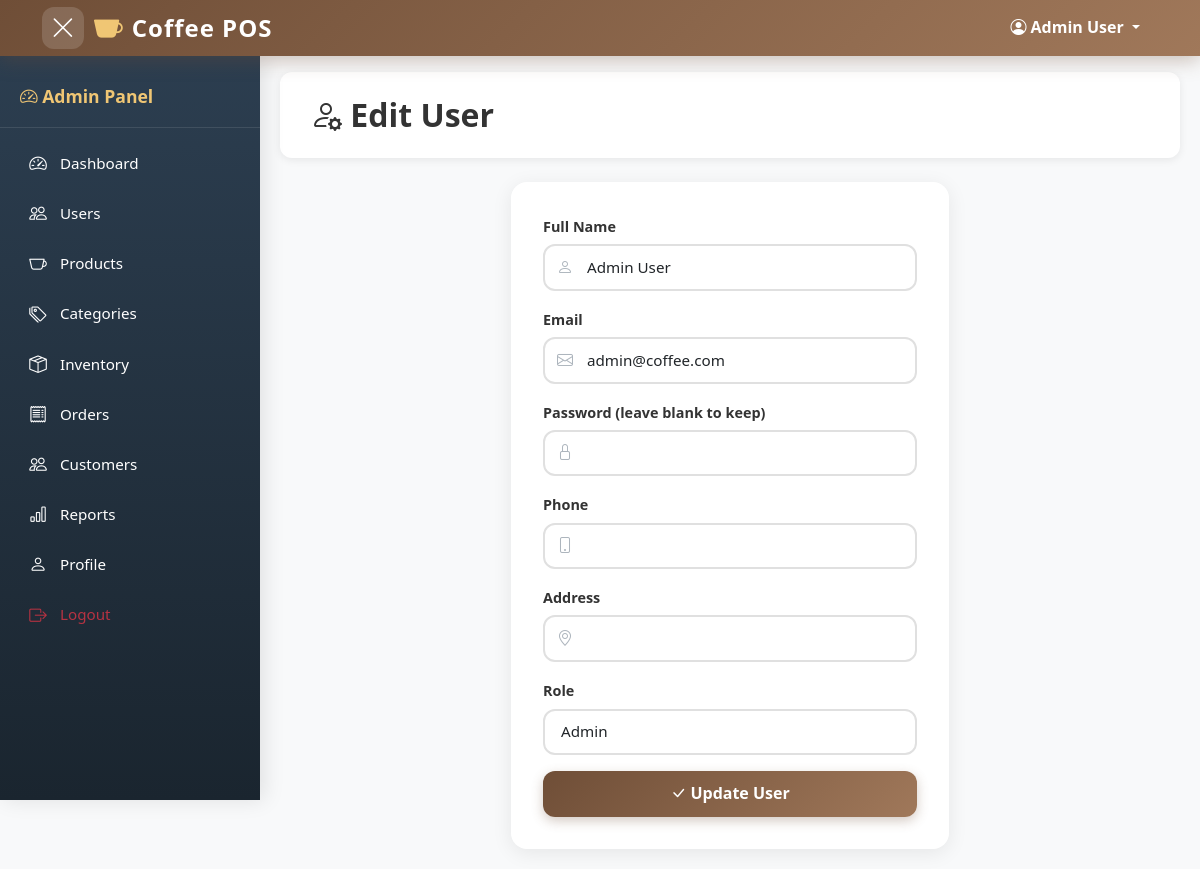
/admin/users/edit.php?id=1 (signed in), run on the app's committed database.
### tables this page shows
CREATE TABLE IF NOT EXISTS `users` (
  `id` INT(11) UNSIGNED NOT NULL AUTO_INCREMENT,
  `full_name` VARCHAR(100) NOT NULL,
  `email` VARCHAR(100) NOT NULL,
  `password` VARCHAR(255) NOT NULL,
  `role` ENUM('admin','staff','customer') NOT NULL DEFAULT 'customer',
  `is_active` TINYINT(1) NOT NULL DEFAULT 1,
  `created_at` TIMESTAMP NOT NULL DEFAULT CURRENT_TIMESTAMP,
  `updated_at` TIMESTAMP NOT NULL DEFAULT CURRENT_TIMESTAMP ON UPDATE CURRENT_TIMESTAMP,
  PRIMARY KEY (`id`),
  UNIQUE KEY `unique_email` (`email`),
  INDEX `idx_role` (`role`),
  INDEX `idx_status` (`is_active`)
);

### admin/users/edit.php (the view, shortened to what this page needs)
<?php
$pdo = getPDO();
$id = $_GET['id'] ?? 0;
$stmt = $pdo->prepare("SELECT * FROM users WHERE id = ?");
$stmt->execute([$id]);
$user = $stmt->fetch();
?>
<!DOCTYPE html><html lang="en"><head><meta charset="UTF-8"><meta name="viewport" content="width=device-width,initial-scale=1.0"><title>Edit User - <?php echo htmlspecialchars(siteName()); ?></title>
<link href="https://cdn.jsdelivr.net/npm/bootstrap@5.3.0/dist/css/bootstrap.min.css" rel="stylesheet">
<link href="https://cdn.jsdelivr.net/npm/bootstrap-icons@1.10.5/font/bootstrap-icons.css" rel="stylesheet">
<link href="<?php echo BASE_URL; ?>/public/css/style.css?v=3" rel="stylesheet">
</head><body>
<?php include __DIR__ . '/../../includes/navbar.php'; ?>
<div class="main-content" style="margin-left:260px;">
<?php include __DIR__ . '/../../includes/sidebar.php'; ?>
<main class="container mt-4 pt-5 edit-page">
<div class="page-header fade-down">
    <h2><i class="bi bi-person-gear"></i> Edit User</h2>
</div>
<div class="row justify-content-center">
<div class="col-lg-6 fade-up">
<div class="edit-card">
<div class="card-body">
<form method="POST">
<div class="mb-3">
<label class="form-label">Full Name</label>
<div class="form-icon"><i class="bi bi-person"></i><input type="text" name="full_name" class="form-control" value="<?php echo htmlspecialchars($user['full_name']); ?>" required></div>
</div>
<div class="mb-3">
<label class="form-label">Email</label>
<div class="form-icon"><i class="bi bi-envelope"></i><input type="email" name="email" class="form-control" value="<?php echo htmlspecialchars($user['email']); ?>" required></div>
</div>
<div class="mb-3">
<label class="form-label">Password (leave blank to keep)</label>
<div class="form-icon"><i class="bi bi-lock"></i><input type="password" name="password" class="form-control"></div>
</div>
<div class="mb-3">
<label class="form-label">Phone</label>
<div class="form-icon"><i class="bi bi-phone"></i><input type="text" name="phone" class="form-control" value="<?php echo htmlspecialchars($user['phone'] ?? ''); ?>"></div>
</div>
<div class="mb-3">
<label class="form-label">Address</label>
<div class="form-icon"><i class="bi bi-geo-alt"></i><input type="text" name="address" class="form-control" value="<?php echo htmlspecialchars($user['address'] ?? ''); ?>"></div>
</div>
<div class="mb-3">
<label class="form-label">Role</label>
<select name="role" class="form-select" required>
<option value="admin" <?php echo $user['role'] === 'admin' ? 'selected' : ''; ?>>Admin</option>
</select>
</div>
<button type="submit" class="btn-primary"><i class="bi bi-check-lg"></i> Update User</button>
</form>
</div></div>
</div>
</div>
</main></div>
<?php include __DIR__ . '/../../includes/footer-admin.php'; ?>

### public/css/style.css (style rules this page uses)
* { margin:0;padding:0;box-sizing:border-box }
:root { --primary:#6f4e37;--primary-light:#a0785a;--primary-dark:#5a3a2a;--accent:#f0c674;--bg:#f8f9fa;--card-bg:#fff;--text:#333;--text-light:#6c757d;--success:#28a745;--danger:#dc3545;--info:#17a2b8;--sidebar-bg:#2c3e50;--sidebar-hover:#34495e;--shadow-sm:0 2px 8px rgba(0,0,0,.08);--shadow-md:0 4px 16px rgba(0,0,0,.12);--shadow-lg:0 8px 30px rgba(0,0,0,.18);--radius:12px;--radius-sm:8px;--radius-pill:50px;--transition:all .3s cubic-bezier(.4,0,.2,1) }
html { scroll-behavior:smooth }
body { font-family:'Segoe UI','Khmer OS',Tahoma,Geneva,Verdana,sans-serif;background:var(--bg);color:var(--text);line-height:1.6;overflow-x:hidden }
.main-content { margin-left:260px;padding:0;min-height:calc(100vh - 56px);transition:var(--transition) }
.card-body { padding:1.25rem }
.btn-primary { background:linear-gradient(135deg,#6f4e37,#a0785a);border:none;color:#fff;font-weight:600;padding:10px 24px;border-radius:var(--radius-pill);transition:var(--transition);box-shadow:0 4px 12px rgba(111,78,55,.3) }
.form-control,.form-select { border:2px solid #e0e0e0;border-radius:var(--radius-pill);padding:10px 18px;font-size:.95rem;transition:var(--transition);background:#fff }
.form-control::placeholder { color:#adb5bd }
.form-select { border-radius:var(--radius-pill) }
.form-label { font-weight:600;color:var(--text);margin-bottom:6px;font-size:.9rem }
.fade-down { animation:fadeDown .5s ease both }
.fade-up { animation:fadeUp .5s ease both }
.page-header { background:#fff;border:none;border-radius:var(--radius);padding:24px 30px;margin-bottom:24px;box-shadow:var(--shadow-sm);display:flex;justify-content:space-between;align-items:center }
.page-header h2 { font-weight:800;margin:0 }
.form-control { border-radius:var(--radius-pill);padding:10px 18px;font-size:.95rem;transition:var(--transition);border:2px solid #e0e0e0 }
.form-select { border-radius:var(--radius-pill);border:2px solid #e0e0e0 }

### admin/users/edit.php (style rules this page uses)
body { background:#f8f9fa;font-family:'Segoe UI','Khmer OS',Tahoma,sans-serif }
.edit-page { padding:20px }
.edit-card { background:#fff;border:none;border-radius:16px;box-shadow:0 4px 20px rgba(0,0,0,.08);overflow:hidden }
.edit-card .card-body { padding:32px }
.edit-card .form-control { border-radius:12px;padding:10px 16px;border:2px solid #e0e0e0;transition:all .3s }
.edit-card .form-label { font-weight:600;font-size:.9rem;margin-bottom:6px }
.edit-card .btn-primary { background:linear-gradient(135deg,#6f4e37,#a0785a);border:none;border-radius:12px;padding:10px 24px;font-weight:700;transition:all .3s;width:100% }
.edit-card .form-select { border-radius:12px;border:2px solid #e0e0e0;padding:10px 16px }
.form-icon { position:relative }
.form-icon i { position:absolute;left:14px;top:50%;transform:translateY(-50%);color:#adb5bd }
.form-icon .form-control { padding-left:42px }

### data on the page
users: full_name "Admin User", email "admin@coffee.com", role "Admin"

### other printed values
siteName() "Coffee POS"
$_SESSION['full_name'] "Admin User"
$_SESSION['role'] "Admin"
